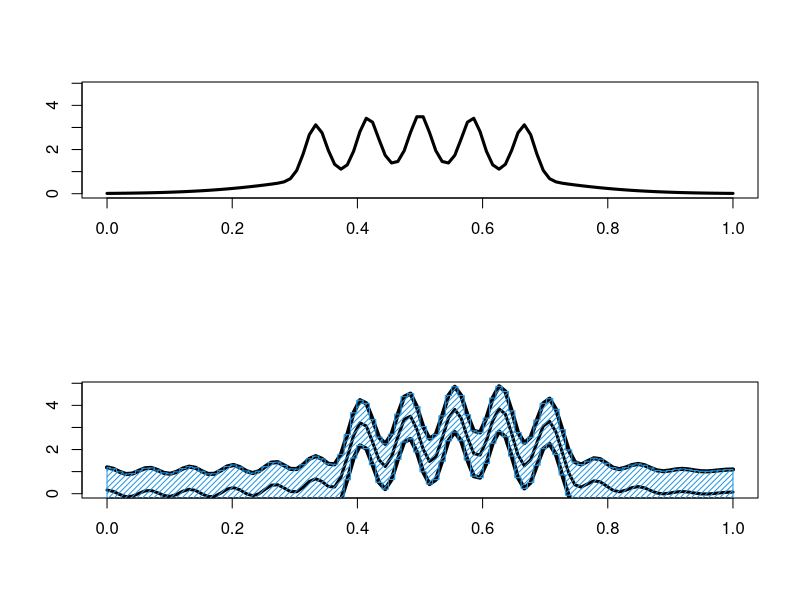

Recreate this plot in R.
int.fun <- function(f,x){
     n <- length(x)
     h <- diff(x)
     .5*sum(h*(f[-1]+f[-n]))
     }


react.fun <- function(x,grid,k=0,surgery=FALSE){
     n <- length(x)
     if(k==0)k <- round(n^(2/5))
     z <- rep(0,k)
     z[1]     <- 1
     sigma    <- rep(0,k)
     sigma[1] <- 0
     for(i in 2:k){
          temp     <- sqrt(2)*cos( (i-1)*pi*x)
          z[i]     <- mean(temp)
          sigma[i] <- sqrt(var(temp))
          }
     risk <- rep(0,k)
     for(i in 1:(k-1)){
          I <- 1:i
          J <- ((i+1):k)
          risk[i] <- (1/n)*sum((sigma[I])^2) + 
                     sum(pmax((z[J])^2 - (sigma[J])^2/n,0))
          }
     risk[k] <- sum(sigma^2)/n

     J <- ((1:k)[risk==min(risk)])[1]
     f <- rep(z[1],length(grid))
     for(i in 2:J){
          phi <- sqrt(2)*cos( (i-1)*pi*grid )
          f <- f + z[i]*phi
          }
     ### confidence radius     
     c <- 2*sqrt(J/n)*sqrt(qchisq(.95,J))
##     c <- (2*J/sqrt(n))*sqrt(1 + (sqrt(2)*1.96/sqrt(J)))
     if(surgery==TRUE)f[f<0] <- 0;      f <- f/int.fun(f,grid)
     u <- f+c
     l <- f-c
     if(surgery==TRUE)l[l<0] <- 0
     list(grid=grid,f=f,risk=risk,sigma=sigma,k=k,l=l,u=u)
     }








mix.dens.fun <- function(w,mu,sigma,grid){
   ###generate density for a mixture of normals
   k <- length(mu)
   out <- rep(0,length(grid))
   for(i in 1:k){
     out <- out+w[i]*dnorm(6*grid-3,mu[i],sigma[i])
     }
   return(6*out)
   }


mix.ran.fun <- function(w,mu,sigma,n){
   ###generate n observations from a mixture of normals
   ### rescale from [-3,3] to [0,1]
   k <- length(mu)
   out <- rnorm(n*k,rep(mu,rep(n,k)),rep(sigma,rep(n,k)))
   out <- matrix(out,n,k)
   index <- rep(1,n);w <- cumsum(w)
   u <- runif(n)
   for(i in 2:k){
      index[ (u>w[i-1]) & (u<=w[i])] <- i
      }
   x <- rep(0,n)
   for(i in 1:n){
      x[i] <- out[i,index[i]]
      }
   x[x<-3] <- -3
   x[x>3]  <- 3
   (x-min(x))/(max(x)-min(x))
   }


ww <- list( 1, c(1,1,3)/5, rep(1/8,8), c(2,1)/3, c(1,9)/10,
        c(1,1)/2,   c(1,1)/2,   c(3,1)/4, c(9,9,2)/20,
        c(5,1,1,1,1,1)/10, c(49/100,49/100,rep(1/350,7)),
        c(1/2,8/31,4/31,2/31,1/31,.5/31),
        c(46/100,46/100,1/300,1/300,1/300,7/300,7/300,7/300),
        2^(5-(0:5))/63, c(rep(2/7,3),rep(1/21,3)) )

mu <- list( 0, c(0,1/2,13/12), 3*((2/3)^(0:7)-1), c(0,0),
         c(0,0), c(-1,1), c(-3/2,3/2), c(0,3/2),
         c(-6/5, 6/5, 0), c(0, (0:4)/2 -1),
         c(-1,1, ((0:6)-3)/2), c(0, (-2:2)+.5),
         c(2*(0:1)-1,-(1:3)/2,(1:3)/2),
         c( (65-96*(1/2)^(0:5))/21), c( (12*(0:2)-15)/7,2*(8:10)/7))

sigma <- list( 1, c(1,2/3,5/9), (2/3)^(0:7) , c(1,1/10),
            c(1,1/10), c(2/3,2/3), c(1/2,1/2),
            c(1,1/3), c(3/5,3/5,1/4), c(1,rep(1/10,5)),
            c(2/3,2/3,rep(.01,7)), c(1,2^c(2,1,0,-1,-2)/10),
            c(2/3,2/3,.01,.01,.01,.07,.07,.07),
            (32/63)/2^(0:5), c(2/7,2/7,2/7,1/21,1/21,1/21) )


################################################################





postscript("react.density.eps",horizontal=F,onefile=F,print.it=F)
grid <- seq(0,1,length=100)
n <- 5000;
par(mfrow=c(2,1))
i <- 10
x <- mix.ran.fun(ww[[i]],mu[[i]],sigma[[i]],n)


out <- react.fun(x,grid)
plot(grid,mix.dens.fun(ww[[i]],mu[[i]],sigma[[i]],grid),type="l",lwd=3,
     xlab="",ylab="",ylim=c(0,max(out$u)))
k <- length(grid)
Grid <- (grid[-1]+grid[-k])/2
Grid <- rep(Grid,rep(2,k-1))
Grid <- c(min(grid),Grid,max(grid))
u <- out$u;l <- out$l
U <- rep(u,rep(2,k))
L <- rep(l,rep(2,k))
plot(grid,u,type="l",lwd=4,xlab="",ylab="",ylim=c(0,max(u)))
lines(grid,l,type="l",lwd=4)
lines(out$grid,out$f,lwd=3)
polygon(c(Grid,rev(Grid)),c(L,rev(U)),density=25,col=4)
dev.off()



#####galaxy data
#
#x   <- scan("a1882_25.dat")
#x   <- matrix(x,ncol=3,byrow=T)
#ra  <- x[,1]
#dec <- x[,2]
#z   <- x[,3]
#x   <- z
#x   <- x[x <= 0.2]
#x <- (x-min(x))/(max(x)-min(x))
#
#print(length(x))
#postscript("redshift.react.eps",horizontal=F,onefile=F,print.it=F)
#par(mfrow=c(2,2))
#
#out <- react.fun(x,grid)
#plot(out$grid,out$f,type="l",lwd=3,xlab="",ylab="",ylim=c(0,max(out$u)))
#lines(out$grid,out$u);lines(out$grid,out$l)
##
##out <- react.fun(x,grid,k=20)
##plot(out$grid,out$f,type="l",lwd=3,xlab="",ylab="",ylim=c(0,max(out$u)))
##lines(out$grid,out$u);lines(out$grid,out$l)
##
##out <- react.fun(x,grid,k=30)
##plot(out$grid,out$f,type="l",lwd=3,xlab="",ylab="",ylim=c(0,max(out$u)))
##lines(out$grid,out$u);lines(out$grid,out$l)
##
##out <- react.fun(x,grid,k=40)
##plot(out$grid,out$f,type="l",lwd=3,xlab="",ylab="",ylim=c(0,max(out$u)))
##lines(out$grid,out$u);lines(out$grid,out$l)
##
##
###plot(1:out$k,log(out$risk),xlab="",ylab="",type="l",lwd=3)
#dev.off()
##
